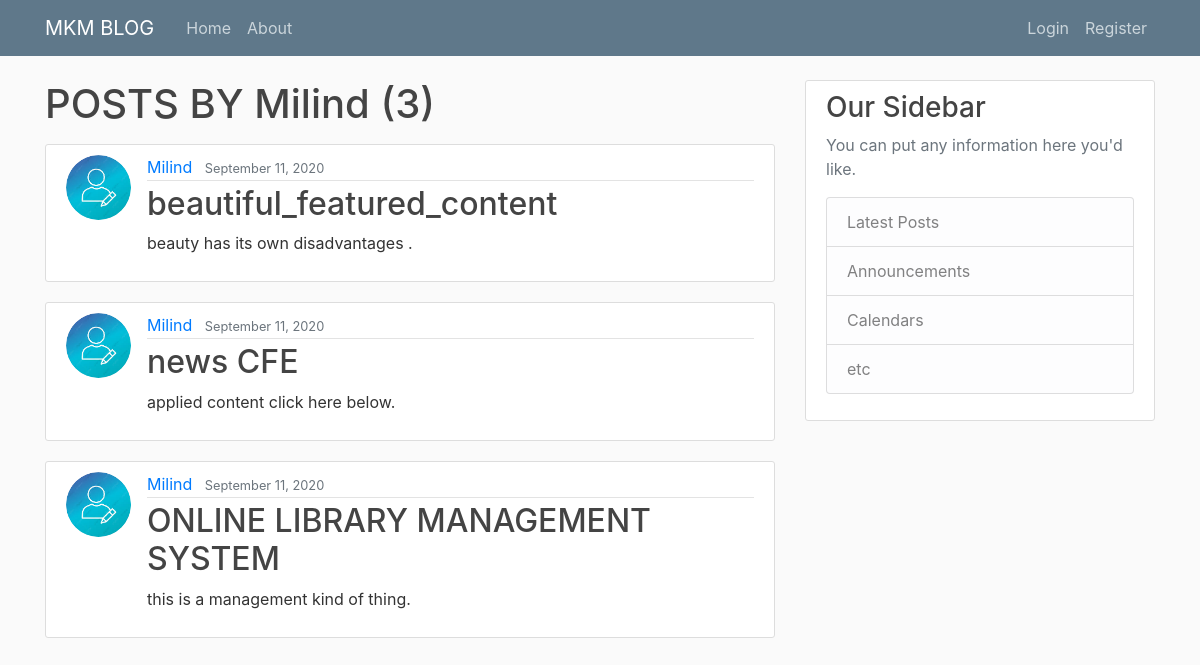
The page /blog/user/Milind on the database its author committed.
### blog/models.py (models this page shows, shortened)
class Post(models.Model) :
    title = models.CharField(max_length = 120)
    content = models.TextField()
    date_posted = models.DateTimeField(default = timezone.now )
    author = models.ForeignKey(User, on_delete=models.CASCADE )

### users/models.py (models this page shows, shortened)
class Profile(models.Model):
    user = models.OneToOneField(User, on_delete=models.CASCADE)
    image = models.ImageField(default='default.jpg', upload_to="profile_pics")

### blog/views.py (the view)
# urls.py: path('user/<str:username>', UserPostListView.as_view(), name='user-posts'),
class UserPostListView(ListView):
    model = Post
    template_name = 'blog/user_posts.html'
    context_object_name = 'posts'
    paginate_by =3
    def get_queryset(self):
        user = get_object_or_404(User, username=self.kwargs.get('username'))
        return Post.objects.filter(author=user).order_by("-date_posted")

### blog/templates/blog/user_posts.html (shortened to what this page needs)
{% extends 'blog/base.html'%}
{% block content %}
    <h1 class="mb-3" >POSTS BY {{ view.kwargs.username }} ({{ page_obj.paginator.count }}) </h1>
    {% for post in posts %}
        <article class="media content-section">
        <img class = "rounded-circle article-img" src="{{ post.author.profile.image.url }}">
        <div class="media-body">
            <div class="article-metadata">
            <a class="mr-2" href="{% url "user-posts" post.author.username %}">{{ post.author }}</a>
            <small class="text-muted">{{ post.date_posted | date:"F d, Y" }}</small>
            </div>
            <h2><a class="article-title" href="{% url 'post-detail' post.id %}">{{ post.title }}</a></h2>
            <p class="article-content">{{ post.content }}</p>
        </div>
        </article>
    {% endfor %}
{% endblock content %}

### blog/static/blog/main.css (style rules this page uses)
body { background: #fafafa; color: #333333; margin-top: 5rem; }
h1, h2, h3, h4, h5, h6 { color: #444444; }
.content-section { background: #ffffff; padding: 10px 20px; border: 1px solid #dddddd; border-radius: 3px; margin-bottom: 20px; }
.article-title { color: #444444; }
.article-content { white-space: pre-line; }
.article-img { height: 65px; width: 65px; margin-right: 16px; }
.article-metadata { padding-bottom: 1px; margin-bottom: 4px; border-bottom: 1px solid #e3e3e3 }

### rows shown on the page
Post: author.profile.image (placeholder picture), author "Milind", date_posted "September 11, 2020", title "beautiful_featured_content", content "beauty has its own disadvantages ."
Post: author.profile.image (placeholder picture), author "Milind", date_posted "September 11, 2020", title "news CFE", content "applied content click here below."
Post: author.profile.image (placeholder picture), author "Milind", date_posted "September 11, 2020", title "ONLINE LIBRARY MANAGEMENT SYSTEM", content "this is a management kind of thing."

### other values the page prints
{{ view.kwargs.username }} "Milind"
{{ page_obj.paginator.count }} "3"
